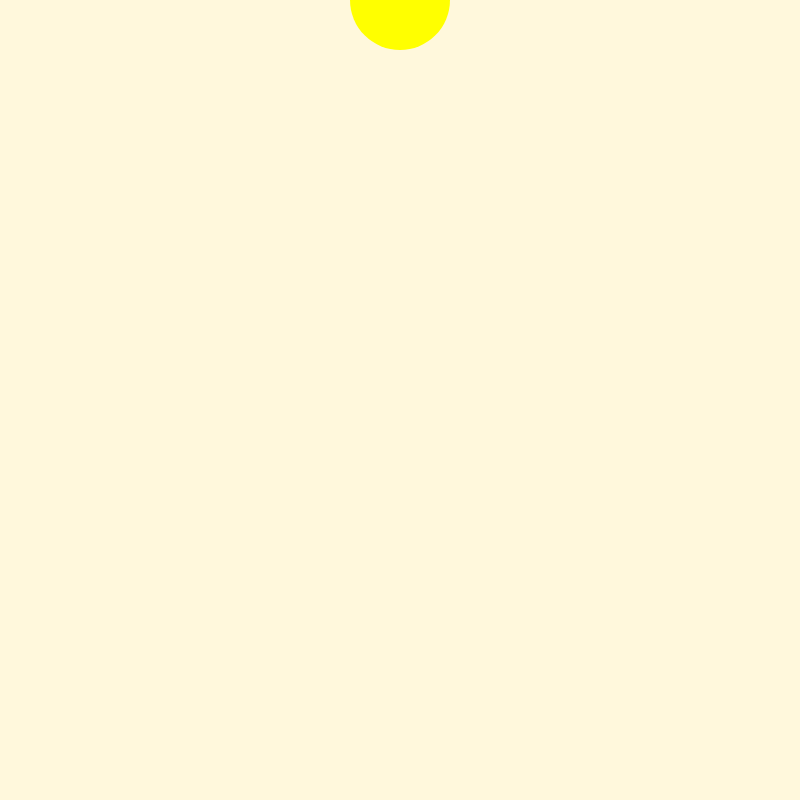
Frame 1 (no input)
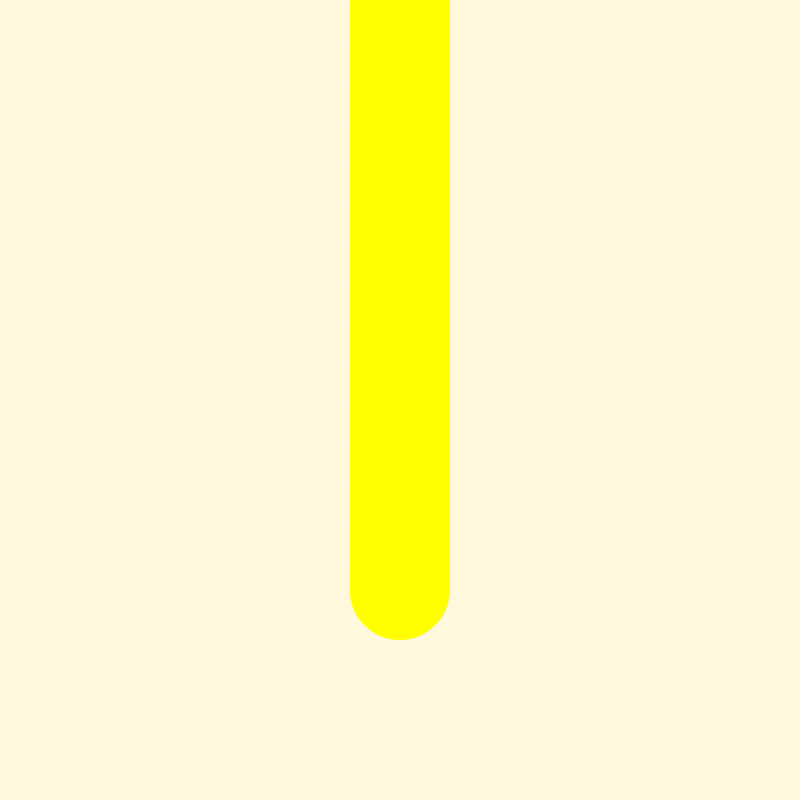
Frame 60 (no input)
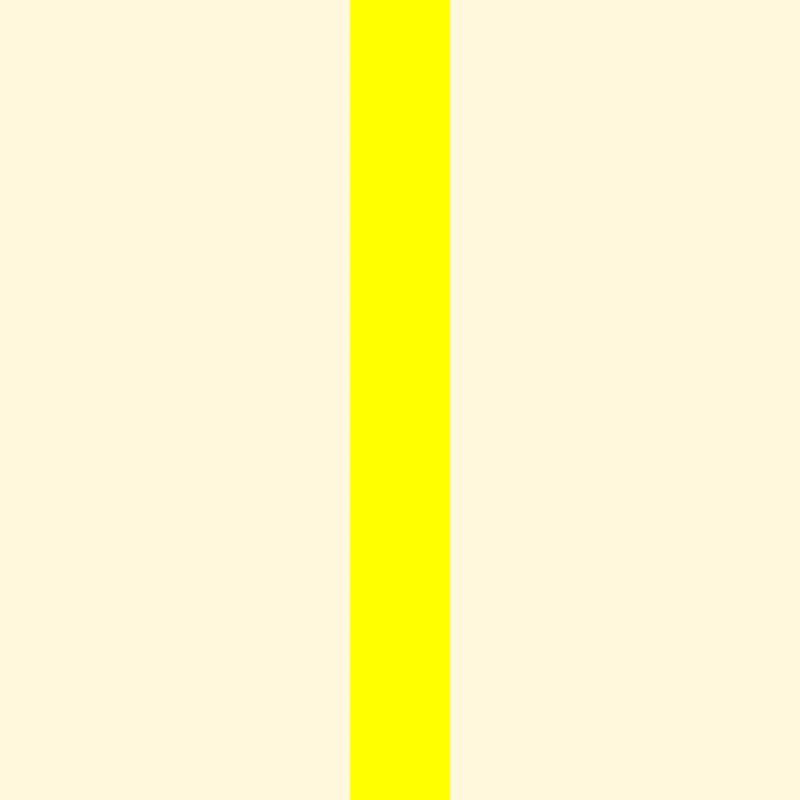
Frame 120 (the mouse pressed at the canvas centre since frame 60)

The p5.js sketch that drew these frames (run headless with seeded random() and noise() and a simulated clock; from frame 60 on, the mouse is pressed at the canvas centre):

// p5.js sketch
// ── sketch.js
// personal work

// expressionistic code drawing

var horizontalCenter=400;
var circleY=0;

function setup() {

createCanvas(800,800);
background(255,248,220);
}

function draw() {
 noStroke();
 fill(255,255,0);
 ellipse(horizontalCenter,circleY,100,100);

circleY=circleY+10;

}
